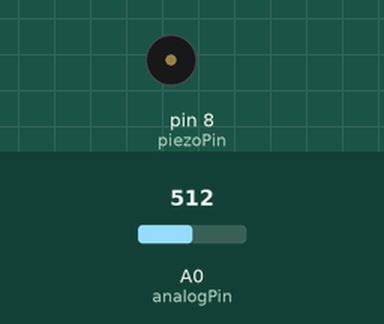
Simulated run of this sketch. Board: Arduino Uno, built with avr-gcc and run on an emulated ATmega328P. Shown: buzzer (waves = sounding). The test bench sets the inputs (shaded band); at power-on: A0 (analogPin) = 512.

Above: at 1.2 s.
1.3 s: A0 (analogPin) set to 788
2.8 s: A0 (analogPin) set to 806
At 3.4 s:
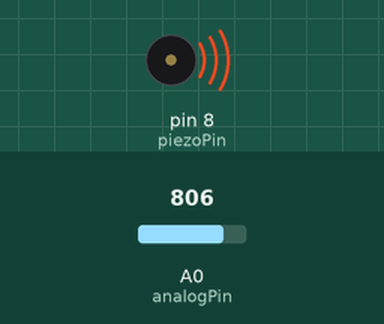
4.3 s: A0 (analogPin) set to 716
At 5.5 s:
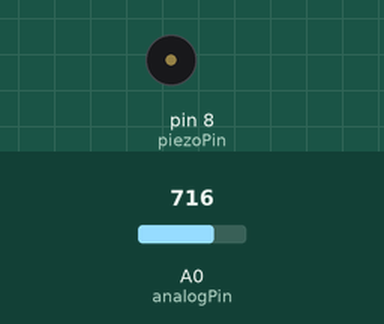
5.8 s: A0 (analogPin) set to 900
At 6.9 s:
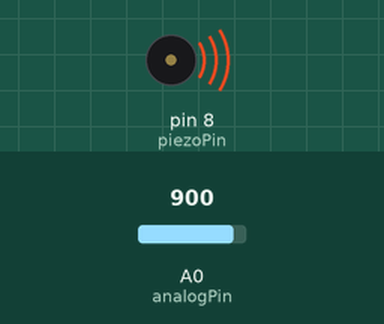
Timing chart, 0 to 8.3 s (numbered marks = the images above; inputs shaded):
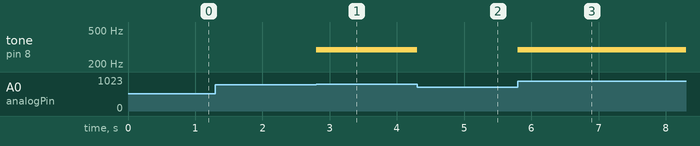

Measured:
- the behaviour switches between 799 and 800 on A0 (analogPin) (found by bisection; images 0 and 1)
- after the input at 1.3 s, every drawn part: stays the same
- after the input at 2.8 s, tone on pin 8 (piezoPin): silent → 294 Hz at once
- after the input at 4.3 s, tone on pin 8 (piezoPin): 294 Hz → silent at once
- after the input at 5.8 s, tone on pin 8 (piezoPin): silent → 294 Hz at once

The sketch:

sketch.ino
```cpp
const int notes[] = { 262, 294, 330, 349 };

const int analogPin = A0,
          piezoPin  = 8;


////////////////////////////////////////////////////

void setup() {
}


////////////////////////////////////////////////////

void loop() {
  int keyVal = analogRead(analogPin);

  if (keyVal == 1023) {
    play(notes[0]);
  } else if (isBetween(keyVal, 800, 900)) {
    play(notes[1]);
  } else if (isBetween(keyVal, 50, 100)) {
    play(notes[2]);
  } else if (isBetween(keyVal, 1, 10)) {
    play(notes[3]);
  } else {
    noTone(piezoPin);
  }
}


////////////////////////////////////////////////////

// Check if the value is between two other values.
boolean isBetween(int val, int low, int high) {
  return val >= low && val <= high;
}


////////////////////////////////////////////////////

// Play a tone on the piezo.
void play(int frequency) {
  tone(piezoPin, frequency);
}
```
